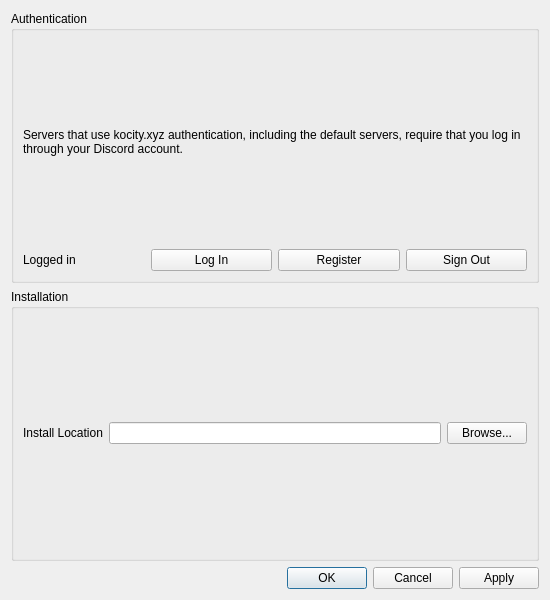
<?xml version="1.0" encoding="UTF-8"?>
<ui version="4.0">
 <class>settings_dialog</class>
 <widget class="QDialog" name="settings_dialog">
  <property name="windowModality">
   <enum>Qt::ApplicationModal</enum>
  </property>
  <property name="geometry">
   <rect>
    <x>0</x>
    <y>0</y>
    <width>550</width>
    <height>600</height>
   </rect>
  </property>
  <property name="windowTitle">
   <string>Settings</string>
  </property>
  <layout class="QVBoxLayout" name="verticalLayout" stretch="0,0,0">
   <item>
    <widget class="QGroupBox" name="authenticationGroupBox">
     <property name="sizePolicy">
      <sizepolicy hsizetype="Expanding" vsizetype="Expanding">
       <horstretch>0</horstretch>
       <verstretch>0</verstretch>
      </sizepolicy>
     </property>
     <property name="title">
      <string>Authentication</string>
     </property>
     <layout class="QVBoxLayout" name="verticalLayout_4">
      <item>
       <layout class="QVBoxLayout" name="verticalLayout_3">
        <item>
         <widget class="QLabel" name="label_2">
          <property name="text">
           <string>Servers that use kocity.xyz authentication, including the default servers, require that you log in through your Discord account.</string>
          </property>
          <property name="wordWrap">
           <bool>true</bool>
          </property>
         </widget>
        </item>
       </layout>
      </item>
      <item>
       <layout class="QHBoxLayout" name="horizontalLayout">
        <item>
         <widget class="QLabel" name="lblLoggedIn">
          <property name="text">
           <string>Logged in</string>
          </property>
         </widget>
        </item>
        <item>
         <widget class="QPushButton" name="btnLogIn">
          <property name="text">
           <string>Log In</string>
          </property>
         </widget>
        </item>
        <item>
         <widget class="QPushButton" name="btnRegister">
          <property name="text">
           <string>Register</string>
          </property>
          <property name="flat">
           <bool>false</bool>
          </property>
         </widget>
        </item>
        <item>
         <widget class="QPushButton" name="btnSignOut">
          <property name="text">
           <string>Sign Out</string>
          </property>
         </widget>
        </item>
       </layout>
      </item>
     </layout>
    </widget>
   </item>
   <item>
    <widget class="QGroupBox" name="installationGroupBox">
     <property name="sizePolicy">
      <sizepolicy hsizetype="Expanding" vsizetype="Expanding">
       <horstretch>0</horstretch>
       <verstretch>0</verstretch>
      </sizepolicy>
     </property>
     <property name="minimumSize">
      <size>
       <width>0</width>
       <height>0</height>
      </size>
     </property>
     <property name="title">
      <string>Installation</string>
     </property>
     <layout class="QVBoxLayout" name="verticalLayout_2">
      <item>
       <layout class="QHBoxLayout" name="installLocationInputLayout">
        <property name="sizeConstraint">
         <enum>QLayout::SetMinimumSize</enum>
        </property>
        <item>
         <widget class="QLabel" name="lblInstallLocation">
          <property name="text">
           <string>Install Location</string>
          </property>
         </widget>
        </item>
        <item>
         <widget class="QLineEdit" name="fldInstallLocation"/>
        </item>
        <item>
         <widget class="QPushButton" name="btnBrowseInstallation">
          <property name="text">
           <string>Browse...</string>
          </property>
         </widget>
        </item>
       </layout>
      </item>
     </layout>
    </widget>
   </item>
   <item>
    <widget class="QDialogButtonBox" name="buttonBox">
     <property name="orientation">
      <enum>Qt::Horizontal</enum>
     </property>
     <property name="standardButtons">
      <set>QDialogButtonBox::Apply|QDialogButtonBox::Cancel|QDialogButtonBox::Ok</set>
     </property>
     <property name="centerButtons">
      <bool>false</bool>
     </property>
    </widget>
   </item>
  </layout>
 </widget>
 <resources/>
 <connections>
  <connection>
   <sender>buttonBox</sender>
   <signal>accepted()</signal>
   <receiver>settings_dialog</receiver>
   <slot>accept()</slot>
   <hints>
    <hint type="sourcelabel">
     <x>20</x>
     <y>20</y>
    </hint>
    <hint type="destinationlabel">
     <x>20</x>
     <y>20</y>
    </hint>
   </hints>
  </connection>
  <connection>
   <sender>buttonBox</sender>
   <signal>rejected()</signal>
   <receiver>settings_dialog</receiver>
   <slot>reject()</slot>
   <hints>
    <hint type="sourcelabel">
     <x>20</x>
     <y>20</y>
    </hint>
    <hint type="destinationlabel">
     <x>20</x>
     <y>20</y>
    </hint>
   </hints>
  </connection>
 </connections>
</ui>
